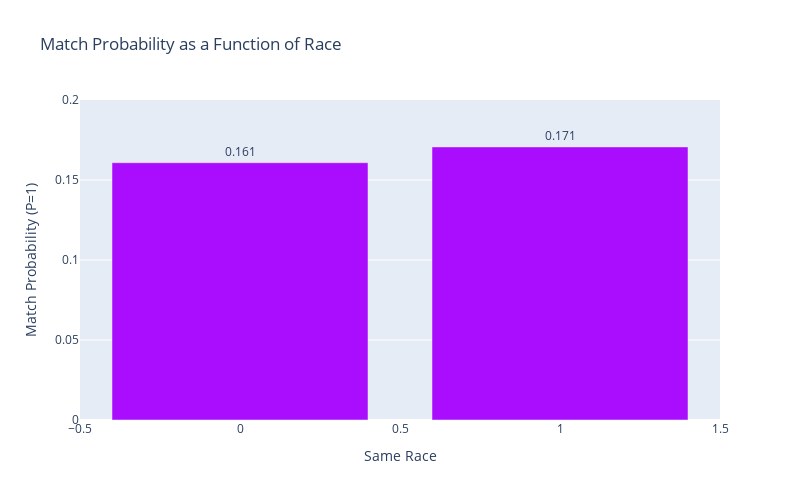

The code cell stored with this chart in its notebook:
### Code cell
# Calculate probability of match versus samerace
df_prob = data.groupby('samerace')['match'].mean().reset_index(name='P(Match=1)')

fig = px.bar(
    df_prob,
    x='samerace',
    y='P(Match=1)',
    barmode='group',
    title='Match Probability as a Function of Race',
    labels={'P(Match=1)': 'Match Probability (P=1)', 'samerace': 'Same Race'},
    width=800,
    height=500,
    color_discrete_sequence=px.colors.qualitative.Alphabet,

)

fig.update_traces(texttemplate='%{y:.3f}', textposition='outside')
fig.update_layout(yaxis=dict(range=[0, 0.20]))
fig.show()
fig.write_image("img/Match_ProbabVSRace.png")

### Figure 1 — Plotly figure (JSON) as saved in the notebook; plotly's stock layout.template omitted (floating-point values rounded to 4 significant figures)
{"data": [{"alignmentgroup": "True", "hovertemplate": "Same Race=%{x}<br>Match Probability (P=1)=%{y}<extra></extra>", "legendgroup": "", "marker": {"color": "#AA0DFE", "pattern": {"shape": ""}}, "name": "", "offsetgroup": "", "orientation": "v", "showlegend": false, "textposition": "outside", "texttemplate": "%{y:.3f}", "type": "bar", "x": [0, 1], "xaxis": "x", "y": [0.1608, 0.1707], "yaxis": "y"}], "layout": {"barmode": "group", "height": 500, "legend": {"tracegroupgap": 0}, "title": {"text": "Match Probability as a Function of Race"}, "width": 800, "xaxis": {"anchor": "y", "domain": [0, 1], "title": {"text": "Same Race"}}, "yaxis": {"anchor": "x", "domain": [0, 1], "range": [0, 0.2], "title": {"text": "Match Probability (P=1)"}}}}
